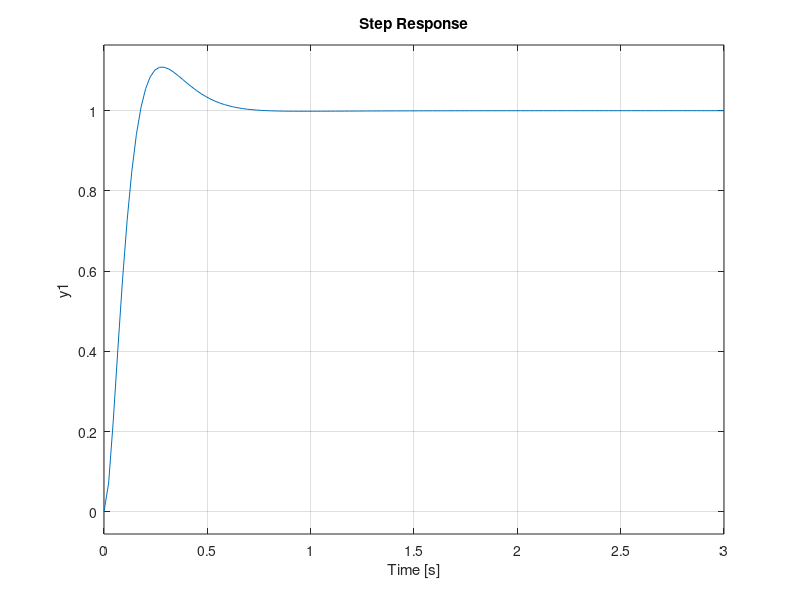

This chart was generated by the following MATLAB code: (Note: this script raises an error after producing the figure.)
clc
clear all
%______plant___________
A = [-14.29 0;1 0];
B = [1;0];
C = [0 6.945];
[num den] = ss2tf(A,B,C,[0]);
plant = tf(num,den);


%__________K_____________________
%p = 5.5;
p = 3.4;
Q = p*C'*C;
%Q = diag([1 1 5]);
R = [0.1];
K = lqr(A,B,Q,R);
pc = eig(A-B*K)';

%__________L_________________________
pe = 4*max(pc);
pe = [pe,pe+0.0001];
L = place(A',C',pe)';
rank([C;C*A]);

%_______compensated_________________
ac = poly(A-B*K);
ae = poly(A-L*C);
compensator_num = [-5 -3];
M_bar = -1*place((A-B*K-L*C)',K',compensator_num)';
%__________simulation result_________
num = conv(poly(A-B*K-L*C+M_bar*K),num);
den = conv(ac,ae);
N_bar = den(end)/num(end);
r2y = tf(num,den)*N_bar;
M = N_bar.*M_bar;
figure(1)
step(r2y)
stepinfo(r2y)
figure(2)
bode(r2y)
margin(r2y)
[Gm,Pm,Wcg,Wcp] = margin(r2y);
BW_compensated = bandwidth(r2y);
%__________r2u_______not sure to be accurate__
[num den] = ss2tf(A-B*K-L*C,M,-K,[N_bar]);
r2u = tf(num,den)
figure(3)
step(r2u)
stepinfo(r2u)


%%%________C2D___________________________
% Ts = 0.01;
% figure (4)
% hold on
% compensated_digital = c2d(r2y,Ts,"tustin")
% step(compensated_digital)
%compensated_digital = c2d(r2y,Ts,"zoh");
%step(compensated_digital)
%compensated_digital = c2d(r2y,Ts,"matched");
%step(compensated_digital)
%legend('continuous','tustin','zoh','matched')
% hold off

